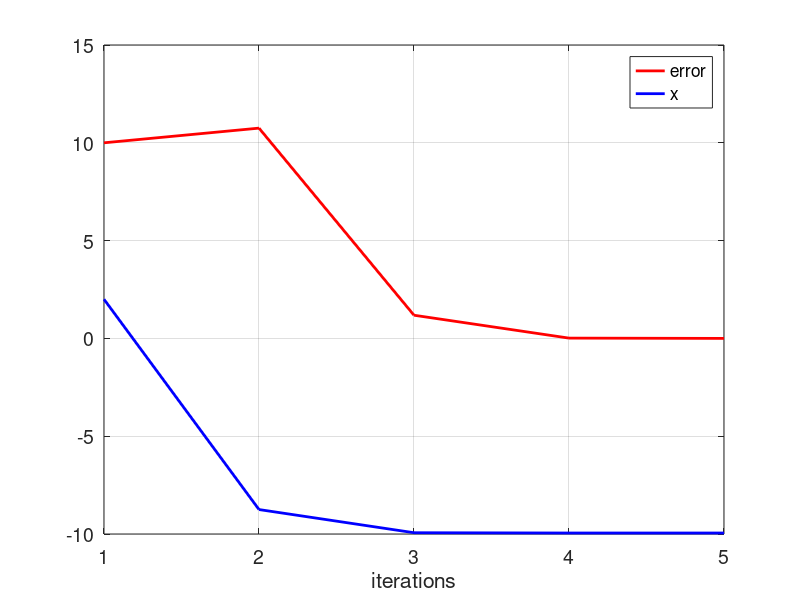

Recreate this plot in MATLAB.
init_value = 2
i= 1;
e(i) =10;

while (e(i) > 0.001)
    if(i == 1)
        x(i) = init_value;
        
    end
    g(i)=(5/(x(i))^2-(10)) 
i= i+1;

x(i)= g(i-1);
e(i)= abs(x(i-1)-x(i));

if (e(i) > 50);
    break;
    
end
end

tamanio = size (e)
ite = 1:1:tamanio (2);

figure ('DefaultAxesFontsize', 14)
set (gcf, 'color','white');
plot(ite,e,'color',[1 0 0],'LineWidth', 2);
grid on
hold on
plot(ite,x,'color', [0 0 1], 'LineWidth', 2);
xlabel('iterations')
%ylabel('error')
legend('error','x')